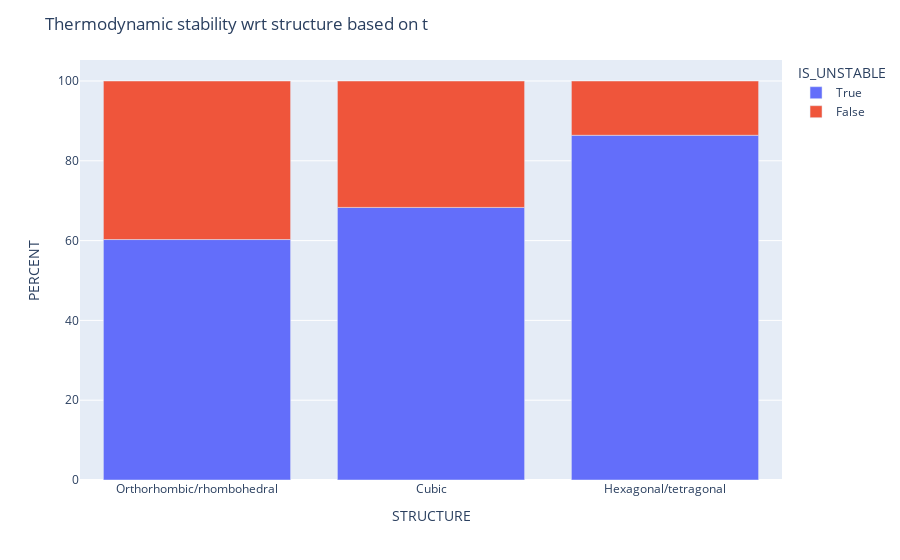

Notebook source saved alongside this figure:
### Code cell
grouped_structures = df_.groupby("STRUCTURE")["IS_UNSTABLE"].value_counts(normalize=True).mul(100).rename('PERCENT').reset_index()

fig = px.bar(grouped_structures,
             x="STRUCTURE",
             y="PERCENT",
             color="IS_UNSTABLE")

fig.update_layout(title_text="Thermodynamic stability wrt structure based on t")

fig.show()

### Figure 1 — Plotly figure (JSON) as saved in the notebook; plotly's stock layout.template omitted (floating-point values rounded to 4 significant figures)
{"data": [{"alignmentgroup": "True", "hovertemplate": "IS_UNSTABLE=True<br>STRUCTURE=%{x}<br>PERCENT=%{y}<extra></extra>", "legendgroup": "True", "marker": {"color": "#636efa", "pattern": {"shape": ""}}, "name": "True", "offsetgroup": "True", "orientation": "v", "showlegend": true, "textposition": "auto", "type": "bar", "x": ["Orthorhombic/rhombohedral", "Cubic", "Hexagonal/tetragonal"], "xaxis": "x", "y": [60.26, 68.32, 86.4], "yaxis": "y"}, {"alignmentgroup": "True", "hovertemplate": "IS_UNSTABLE=False<br>STRUCTURE=%{x}<br>PERCENT=%{y}<extra></extra>", "legendgroup": "False", "marker": {"color": "#EF553B", "pattern": {"shape": ""}}, "name": "False", "offsetgroup": "False", "orientation": "v", "showlegend": true, "textposition": "auto", "type": "bar", "x": ["Orthorhombic/rhombohedral", "Cubic", "Hexagonal/tetragonal"], "xaxis": "x", "y": [39.74, 31.68, 13.6], "yaxis": "y"}], "layout": {"barmode": "relative", "legend": {"title": {"text": "IS_UNSTABLE"}, "tracegroupgap": 0}, "margin": {"t": 60}, "title": {"text": "Thermodynamic stability wrt structure based on t"}, "xaxis": {"anchor": "y", "domain": [0, 1], "title": {"text": "STRUCTURE"}}, "yaxis": {"anchor": "x", "domain": [0, 1], "title": {"text": "PERCENT"}}}}
